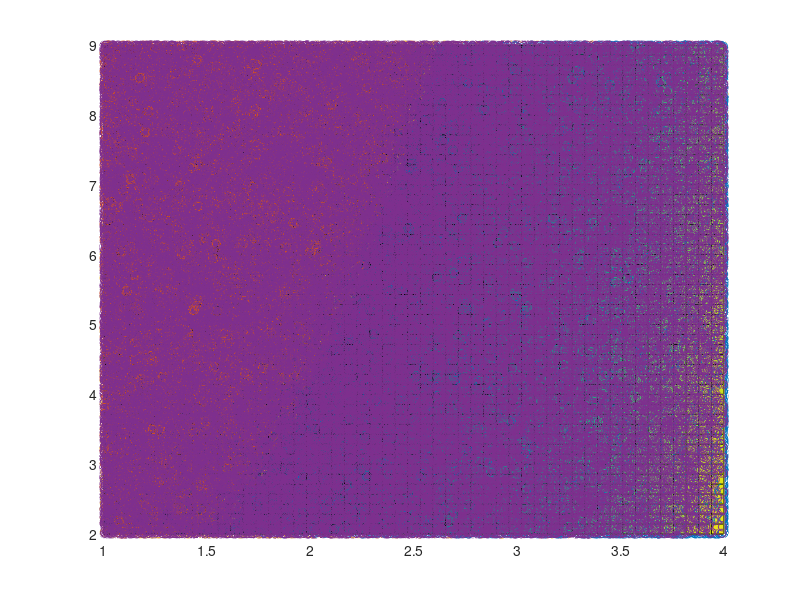

Here is the MATLAB script that generated this plot:
f = @(x, y) x.^3 - 2*(y);
%integrate over region
%linspace allows for using rectancular domain region
x = linspace(1,4,50);
y = linspace(2,9,50);
z = f(x,y);
[xm, ym] = meshgrid(x,y);
zm = xm.^3 - 2*ym;

%bound the drawing space, is tight, but it does not matter, the likelihood
%of hitting the exact value of function is small
x_upper_limit = max(x);
y_upper_limit = max(y);
x_lower_limit = min(x);
y_lower_limit = min(y);
%this is probably the trickiest part
%remember to take the maximum of a matrix, not the value of 
%uniform field beneath the surface!
z_upper_limit = max(zm(:));
z_lower_limit = min(zm(:));


%now draw pairs (x,y) or triples(x_drawn,y_drawn,z_drawn) to mark a point 
%in space then, check if a function value of e.g z = f(x_drawn,y_drawn) is  
%is greater or less than the remaining coordinate z_drawn
draw_x = (x_upper_limit - x_lower_limit).*rand(1,500000) + x_lower_limit;
draw_y = (y_upper_limit - y_lower_limit).*rand(1,500000) + y_lower_limit;
draw_z = (z_upper_limit - z_lower_limit).*rand(1,500000) + z_lower_limit;


%basically, check if drawn pair (x_drawn,y_drawn) > (x_drawn, f(y_drawn))
%where any pair (x1, y1) > (x2, y2) only if y1>y2;
%no point in checking on the whole array of f(x_original), just 
%validate for f(x_drawn)
new_z = f(draw_x, draw_y);
hit_p = draw_z(draw_z>0 & new_z>0 & new_z>draw_z);
hit_n = draw_z(draw_z<0 & new_z<0 & new_z<draw_z);

%calculate the volume of bounded region 
volume = (x_upper_limit-x_lower_limit)*(y_upper_limit-y_lower_limit)*(z_upper_limit-z_lower_limit);
%how many hit the integrand space? Calculate ratio
cover = (size(hit_p,2) - size(hit_n,2))/size(draw_z,2);
integral = cover*volume

hit_p_x = draw_x(draw_z>0 & new_z>0 & new_z>draw_z);
hit_n_x = draw_x(draw_z<0 & new_z<0 & new_z<draw_z);

hit_p_y = draw_y(draw_z>0 & new_z>0 & new_z>draw_z);
hit_n_y = draw_y(draw_z<0 & new_z<0 & new_z<draw_z);

%for plotting I need also missed shots
miss_p_x = draw_x(draw_z>0 & new_z<draw_z);
miss_n_x = draw_x(draw_z<0 & new_z>draw_z);

miss_p_y = draw_y(draw_z>0 & new_z<draw_z);
miss_n_y = draw_y(draw_z<0 & new_z>draw_z);

miss_p = draw_z(draw_z>0 &  new_z<draw_z);
miss_n = draw_z(draw_z<0 &  new_z>draw_z);

%plot the above, but transfer original linspace for meshgrid
%it is necessary to use surf
figure
hold on
surf(xm,ym,zm)
scatter3(hit_p_x, hit_p_y, hit_p, 'g.')
scatter3(hit_n_x, hit_n_y, hit_n, 'r.')
scatter3(miss_n_x, miss_n_y, miss_n, 'y.')
scatter3(miss_p_x, miss_p_y, miss_p, 'y.')
hold off